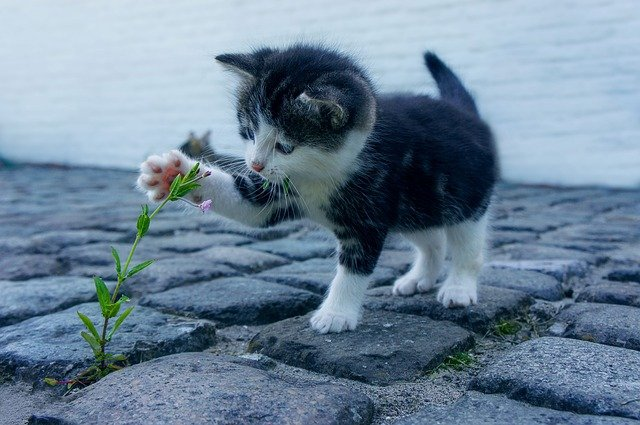
#> input picture OpenCV/img.jpg, 640 x 425 px
$ jupyter execute '05_파일 저장.ipynb'
#> lines starting #> are read from the running program, lines starting #| are printed output that depends on the picture
# 5. 파일 저장

## 이미지 저장

[cell 1]
import cv2
img = cv2.imread('img.jpg',cv2.IMREAD_GRAYSCALE) # 흑백으로 이미지 불러오기
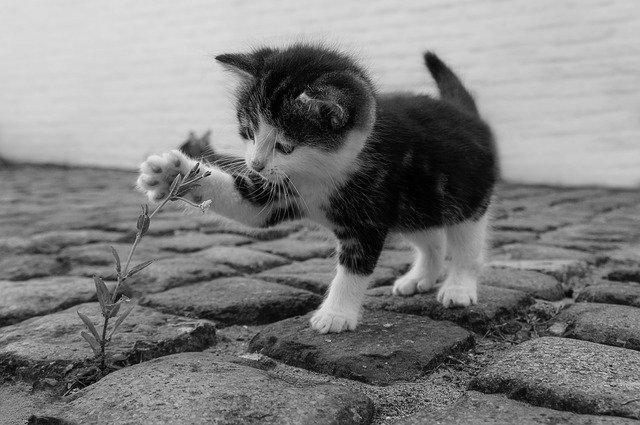
#> img: shape (425, 640); min 0, max 240, mean 126.9
cv2.imshow('img',img)
cv2.waitKey(0)
cv2.destroyAllWindows()

result = cv2.imwrite('img_save.jpg',img)
print(result)
#| True

### 저장 포맷(jpg, png)

[cell 2]
import cv2
img = cv2.imread('img.jpg',cv2.IMREAD_GRAYSCALE) # 흑백으로 이미지 불러오기
cv2.imwrite('img_save.png',img) # png 형태로 저장
#> Out = True

## 동영상 저장

[cell 3]
import cv2
cap = cv2.VideoCapture('video.mp4')

# 코덱 정의
fourcc = cv2.VideoWriter_fourcc(*'DIVX')

# 프레임 크기, FPS
width = round(cap.get(cv2.CAP_PROP_FRAME_WIDTH))
height = round(cap.get(cv2.CAP_PROP_FRAME_HEIGHT))
fps = cap.get(cv2.CAP_PROP_FPS) *2 #영상 재생속도가 2배

out = cv2.VideoWriter('output_fast.avi',fourcc,fps,(width,height)) # 저장 파일명, 코덱, FPS, 크기(width,height)

while cap.isOpened():
    ret, frame = cap.read()
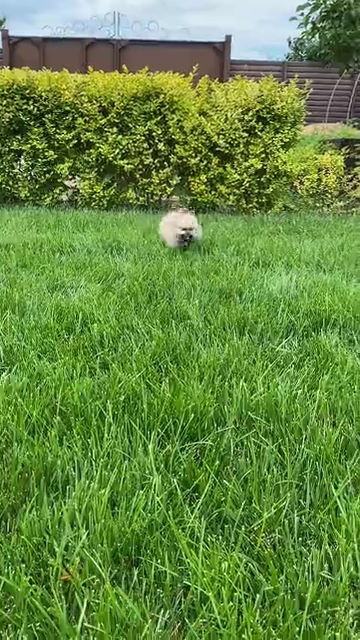
#> input picture frame 8 of OpenCV/video.mp4, 360 x 640 px
#> frame is the input picture: shape (640, 360, 3); mean B, G, R 64.6, 137.6, 101.4

    if not ret:
        break

    out.write(frame) # 영상 데이터만 저장 (소리 X)
    cv2.imshow('video',frame)
    if cv2.waitKey(1) == ord('q'):
#> (key q is pressed here)
        break

out.release() # 자원 해제
cap.release()
cv2.destroyAllWindows()
